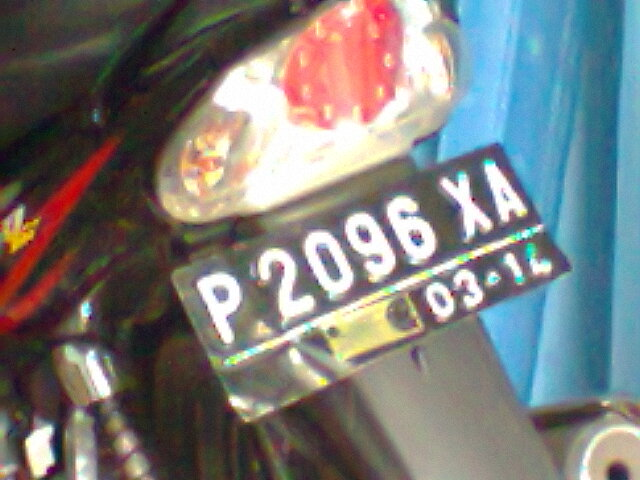
%> input picture trunk/Photo0091.jpg, 640 x 480 px
$ octave --eval "result = showhist('Photo0091.jpg');"   (GNU Octave 9; MATLAB toolbox functions it lacks are replaced by stand-ins)
%> lines starting %> are read from the running program, lines starting %| are printed output that depends on the picture
function [ output_args ] = showhist( i )
%> called with i = 'Photo0091.jpg'
%SHOWHIST Summary of this function goes here
%   Detailed explanation goes here

  j = imread(i);
%> j is the input picture: size 480x640x3 uint8; mean R, G, B 122.1, 123.3, 122.2
  figure;
  subplot(2,1,1);imshow(j);title('test aja');
  j = rgb2gray(j);
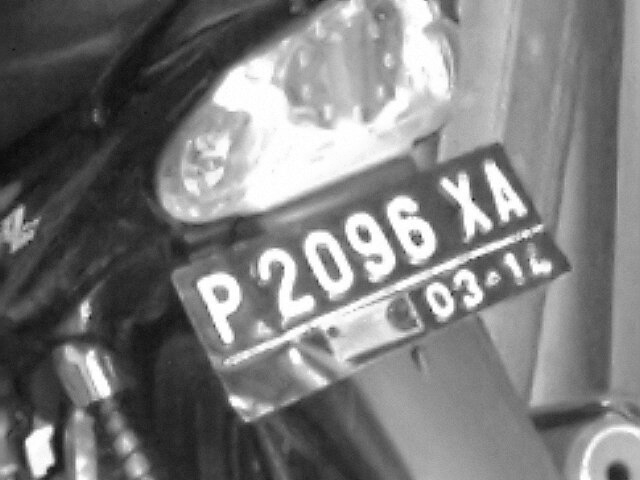
%> j: size 480x640 uint8; min 8, max 255, mean 122.8
  [counts bins] = imhist(j);
%> counts = 256 values, max 5835 at index 255, min 0 at index 1, mean 1200; bins = 256 values from 0 to 255
  subplot(2,1,2);bar(bins,counts);
%> after `bar(bins,counts)`:
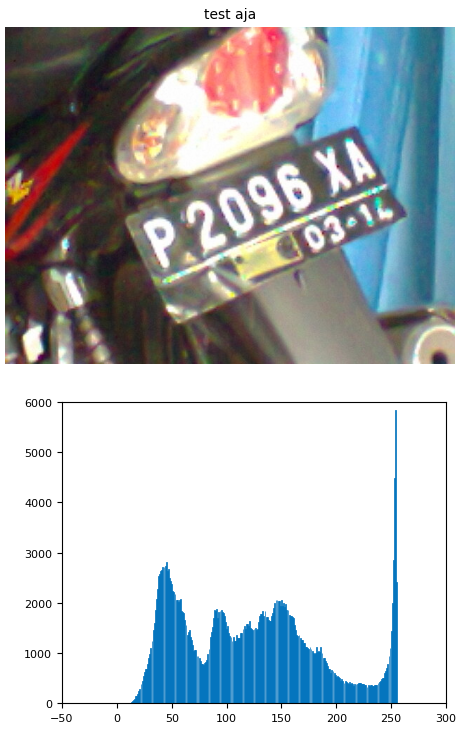
%> figure redrawn from the program's plot data, 2 panels

end
%> (the run ends here)

$ run again, on trunk/Photo0174.jpg
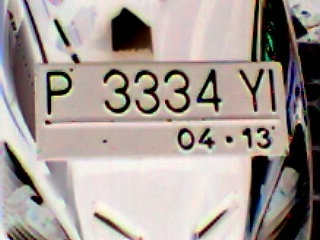
%> input picture trunk/Photo0174.jpg, 320 x 240 px
%> in showhist, j is the input picture: size 240x320x3 uint8; mean R, G, B 165.2, 155, 149.3
%> in showhist, `j = rgb2gray(j);`:
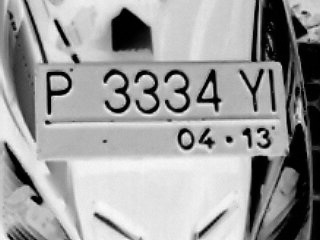
%> j: size 240x320 uint8; min 0, max 252, mean 157.4
%> counts = 256 values, max 2558 at index 2, min 0 at index 254, mean 300; bins = 256 values from 0 to 255
%> in showhist, `bar(bins,counts)`:
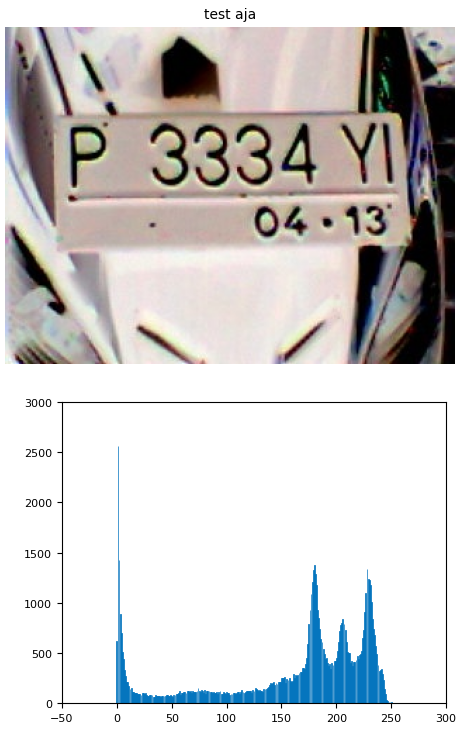
%> figure redrawn from the program's plot data, 2 panels

$ run again, on trunk/Photo0175.jpg
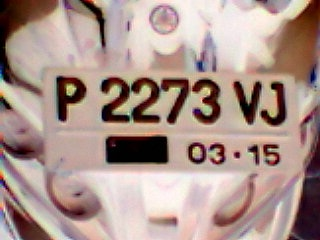
%> input picture trunk/Photo0175.jpg, 320 x 240 px
%> in showhist, j is the input picture: size 240x320x3 uint8; mean R, G, B 171.4, 148.2, 139.9
%> in showhist, `j = rgb2gray(j);`:
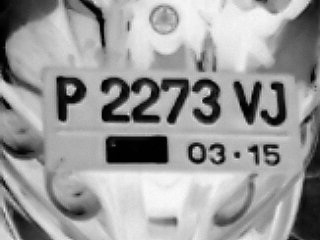
%> j: size 240x320 uint8; min 0, max 249, mean 154.2
%> counts = 256 values, max 1249 at index 181, min 0 at index 251, mean 300; bins = 256 values from 0 to 255
%> in showhist, `bar(bins,counts)`:
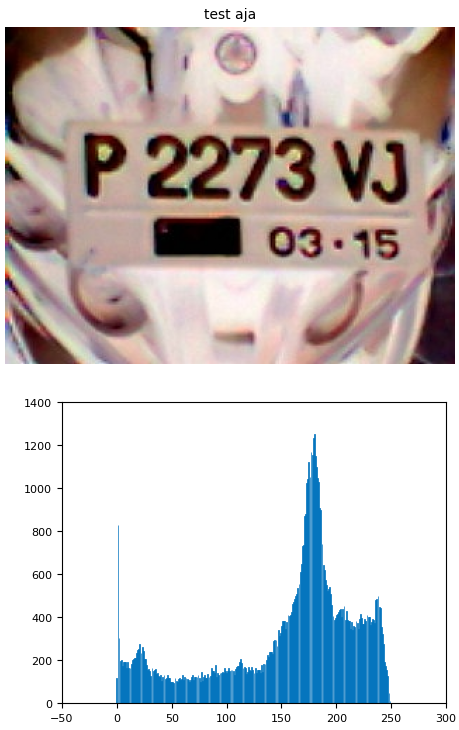
%> figure redrawn from the program's plot data, 2 panels

$ run again, on trunk/Photo0176.jpg
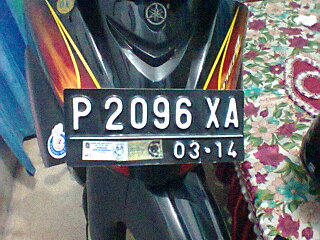
%> input picture trunk/Photo0176.jpg, 320 x 240 px
%> in showhist, j is the input picture: size 240x320x3 uint8; mean R, G, B 104.8, 109.1, 112
%> in showhist, `j = rgb2gray(j);`:
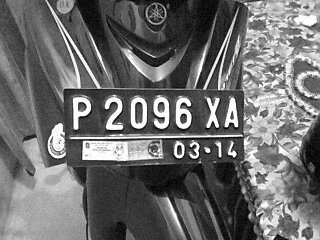
%> j: size 240x320 uint8; min 0, max 255, mean 108.1
%> counts = 256 values, max 683 at index 61, min 2 at index 1, mean 300; bins = 256 values from 0 to 255
%> in showhist, `bar(bins,counts)`:
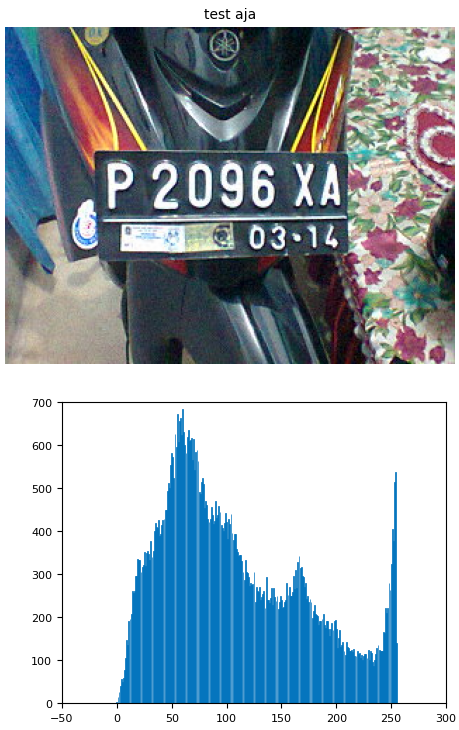
%> figure redrawn from the program's plot data, 2 panels
